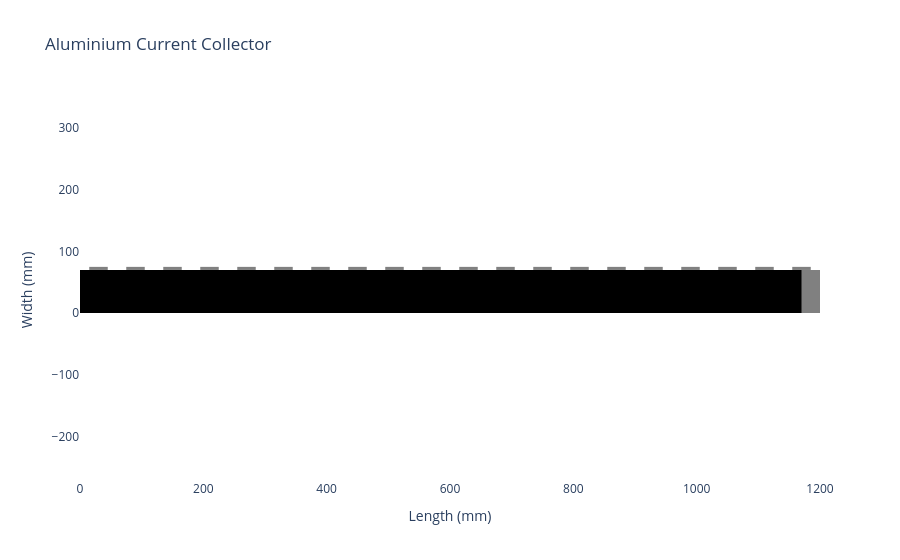

Notebook code for this chart:
### Code cell
# construct anode
anode_active_material = AnodeMaterial(name="Faradion_HC",
                                      specific_cost=14.27,
                                      density=1.50,
                                      irreversible_capacity_scaling=1,
                                      reversible_capacity_scaling=1)

anode_conductive_additive = ConductiveAdditive(specific_cost=9, 
                                               density=1.9)

anode_binder = Binder(specific_cost=10, 
                      density=1.7)

anode_formulation = ElectrodeFormulation(active_materials={anode_active_material: 88},
                                         binders={anode_binder: 3},
                                         conductive_additives={anode_conductive_additive: 9})

anode_current_collector = NotchedCurrentCollector(formula="Al", 
                                                    length=current_collector_length,
                                                    width=70,
                                                    thickness=5,
                                                    tab_width=5,
                                                    tab_length=30,
                                                    tab_spacing=30,
                                                    bare_length=30)

anode = Anode(formulation=anode_formulation,
              mass_loading=4.5,
              current_collector=anode_current_collector,
              calender_density=0.85)

anode_current_collector.get_top_down_view().show()

### Figure 1 — Plotly figure (JSON) as saved in the notebook; plotly's stock layout.template omitted (floating-point values rounded to 4 significant figures)
{"data": [{"fill": "toself", "fillcolor": "grey", "line": {"width": 0}, "mode": "lines", "name": "Main Body", "type": "scatter", "x": [0.0, 1200.0, 1200.0, 0.0, 0.0], "y": [0.0, 0.0, 70.0, 70.0, 0.0]}, {"fill": "toself", "fillcolor": "black", "line": {"width": 0}, "mode": "lines", "name": "Covered Area", "type": "scatter", "x": [0.0, 1170.0, 1170.0, 0.0, 0.0], "y": [0.0, 0.0, 70.0, 70.0, 0.0]}, {"fill": "toself", "fillcolor": "grey", "line": {"width": 0}, "mode": "lines", "name": "Tab", "type": "scatter", "x": [15.0, 45.0, 45.0, 15.0, 15.0], "y": [70.0, 70.0, 75.0, 75.0, 70.0]}, {"fill": "toself", "fillcolor": "grey", "line": {"width": 0}, "mode": "lines", "name": "Tab", "type": "scatter", "x": [75.0, 105.0, 105.0, 75.0, 75.0], "y": [70.0, 70.0, 75.0, 75.0, 70.0]}, {"fill": "toself", "fillcolor": "grey", "line": {"width": 0}, "mode": "lines", "name": "Tab", "type": "scatter", "x": [135.0, 165.0, 165.0, 135.0, 135.0], "y": [70.0, 70.0, 75.0, 75.0, 70.0]}, {"fill": "toself", "fillcolor": "grey", "line": {"width": 0}, "mode": "lines", "name": "Tab", "type": "scatter", "x": [195.0, 225.0, 225.0, 195.0, 195.0], "y": [70.0, 70.0, 75.0, 75.0, 70.0]}, {"fill": "toself", "fillcolor": "grey", "line": {"width": 0}, "mode": "lines", "name": "Tab", "type": "scatter", "x": [255.0, 285.0, 285.0, 255.0, 255.0], "y": [70.0, 70.0, 75.0, 75.0, 70.0]}, {"fill": "toself", "fillcolor": "grey", "line": {"width": 0}, "mode": "lines", "name": "Tab", "type": "scatter", "x": [315.0, 345.0, 345.0, 315.0, 315.0], "y": [70.0, 70.0, 75.0, 75.0, 70.0]}, {"fill": "toself", "fillcolor": "grey", "line": {"width": 0}, "mode": "lines", "name": "Tab", "type": "scatter", "x": [375.0, 405.0, 405.0, 375.0, 375.0], "y": [70.0, 70.0, 75.0, 75.0, 70.0]}, {"fill": "toself", "fillcolor": "grey", "line": {"width": 0}, "mode": "lines", "name": "Tab", "type": "scatter", "x": [435.0, 465.0, 465.0, 435.0, 435.0], "y": [70.0, 70.0, 75.0, 75.0, 70.0]}, {"fill": "toself", "fillcolor": "grey", "line": {"width": 0}, "mode": "lines", "name": "Tab", "type": "scatter", "x": [495.0, 525.0, 525.0, 495.0, 495.0], "y": [70.0, 70.0, 75.0, 75.0, 70.0]}, {"fill": "toself", "fillcolor": "grey", "line": {"width": 0}, "mode": "lines", "name": "Tab", "type": "scatter", "x": [555.0, 585.0, 585.0, 555.0, 555.0], "y": [70.0, 70.0, 75.0, 75.0, 70.0]}, {"fill": "toself", "fillcolor": "grey", "line": {"width": 0}, "mode": "lines", "name": "Tab", "type": "scatter", "x": [615.0, 645.0, 645.0, 615.0, 615.0], "y": [70.0, 70.0, 75.0, 75.0, 70.0]}, {"fill": "toself", "fillcolor": "grey", "line": {"width": 0}, "mode": "lines", "name": "Tab", "type": "scatter", "x": [675.0, 705.0, 705.0, 675.0, 675.0], "y": [70.0, 70.0, 75.0, 75.0, 70.0]}, {"fill": "toself", "fillcolor": "grey", "line": {"width": 0}, "mode": "lines", "name": "Tab", "type": "scatter", "x": [735.0, 765.0, 765.0, 735.0, 735.0], "y": [70.0, 70.0, 75.0, 75.0, 70.0]}, {"fill": "toself", "fillcolor": "grey", "line": {"width": 0}, "mode": "lines", "name": "Tab", "type": "scatter", "x": [795.0, 825.0, 825.0, 795.0, 795.0], "y": [70.0, 70.0, 75.0, 75.0, 70.0]}, {"fill": "toself", "fillcolor": "grey", "line": {"width": 0}, "mode": "lines", "name": "Tab", "type": "scatter", "x": [855.0, 885.0, 885.0, 855.0, 855.0], "y": [70.0, 70.0, 75.0, 75.0, 70.0]}, {"fill": "toself", "fillcolor": "grey", "line": {"width": 0}, "mode": "lines", "name": "Tab", "type": "scatter", "x": [915.0, 945.0, 945.0, 915.0, 915.0], "y": [70.0, 70.0, 75.0, 75.0, 70.0]}, {"fill": "toself", "fillcolor": "grey", "line": {"width": 0}, "mode": "lines", "name": "Tab", "type": "scatter", "x": [975.0, 1005.0, 1005.0, 975.0, 975.0], "y": [70.0, 70.0, 75.0, 75.0, 70.0]}, {"fill": "toself", "fillcolor": "grey", "line": {"width": 0}, "mode": "lines", "name": "Tab", "type": "scatter", "x": [1035.0, 1065.0, 1065.0, 1035.0, 1035.0], "y": [70.0, 70.0, 75.0, 75.0, 70.0]}, {"fill": "toself", "fillcolor": "grey", "line": {"width": 0}, "mode": "lines", "name": "Tab", "type": "scatter", "x": [1095.0, 1125.0, 1125.0, 1095.0, 1095.0], "y": [70.0, 70.0, 75.0, 75.0, 70.0]}, {"fill": "toself", "fillcolor": "grey", "line": {"width": 0}, "mode": "lines", "name": "Tab", "type": "scatter", "x": [1155.0, 1185.0, 1185.0, 1155.0, 1155.0], "y": [70.0, 70.0, 75.0, 75.0, 70.0]}], "layout": {"paper_bgcolor": "white", "plot_bgcolor": "white", "showlegend": false, "title": {"text": "Aluminium Current Collector"}, "xaxis": {"scaleanchor": "y", "showgrid": false, "title": {"text": "Length (mm)"}}, "yaxis": {"showgrid": false, "title": {"text": "Width (mm)"}}}}
